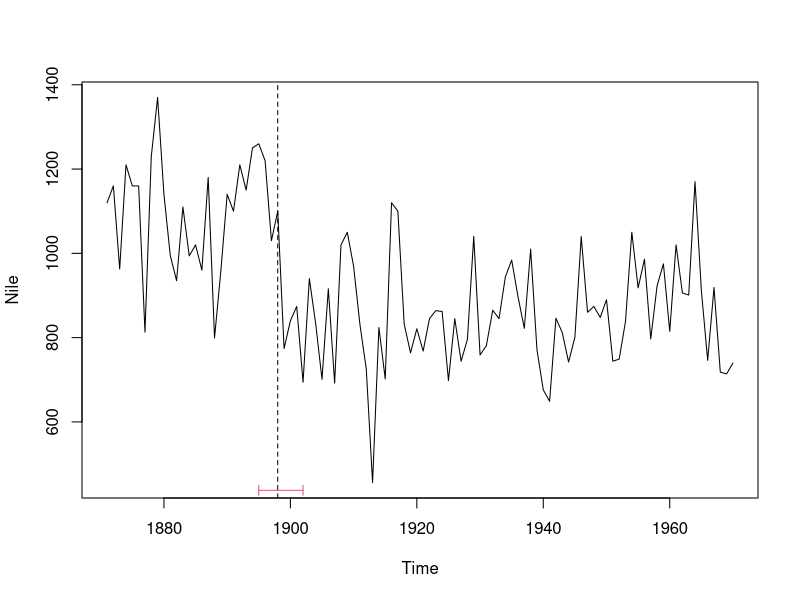

This chart was generated by the following R code:
library(strucchange)


### Name: confint.breakpointsfull
### Title: Confidence Intervals for Breakpoints
### Aliases: confint.breakpointsfull lines.confint.breakpoints
###   print.confint.breakpoints
### Keywords: regression

### ** Examples

## Nile data with one breakpoint: the annual flows drop in 1898
## because the first Ashwan dam was built
data("Nile")
plot(Nile)

## dating breaks
bp.nile <- breakpoints(Nile ~ 1)
ci.nile <- confint(bp.nile, breaks = 1)
lines(ci.nile)
